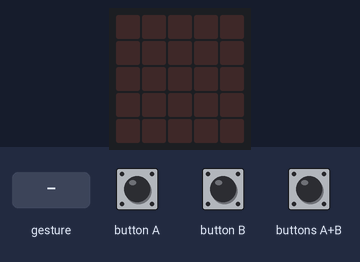
The program below on a simulated BBC micro:bit (MakeCode). On the bench: the board's 5×5 LED display. The inputs (shaded band) are chosen by the test bench. Random numbers come from a fixed seed; a tilt is held for 1.5 s and a shake lasts 1 s, then the board lies face up again.

Above: at 1.2 s.
1.3 s: button A pressed for 0.15 s
At 2.1 s:
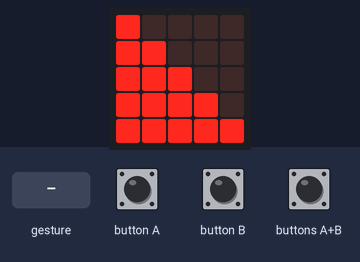
3.8 s: button B pressed for 0.15 s
At 4.5 s:
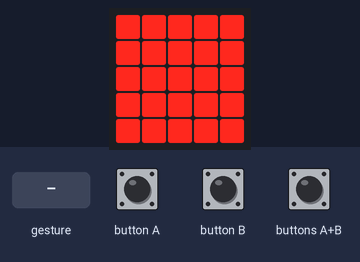
6.3 s: buttons A+B pressed for 0.15 s
At 7.1 s:
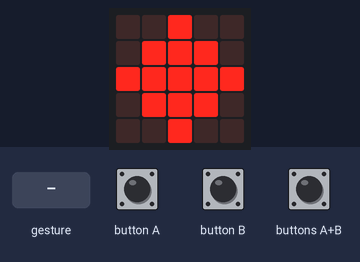
8.8 s: gesture 'shake'
At 10.2 s:
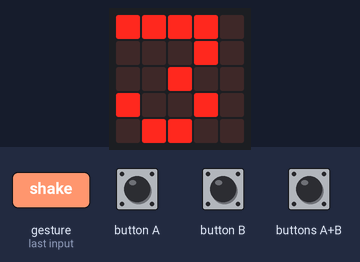
10.5 s: buttons A+B pressed for 1 s
At 12.7 s:
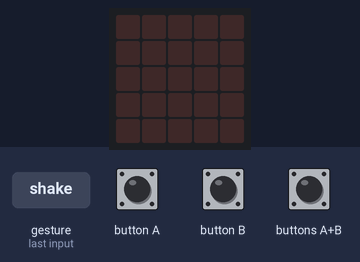
Timing chart, 0 to 14.2 s (numbered marks = the images above; inputs shaded):
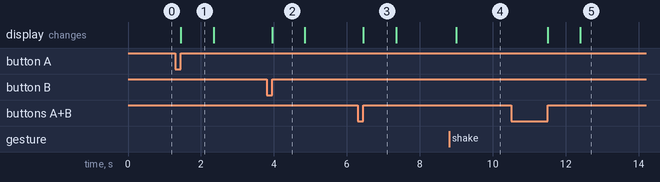

The program:

main.ts
```typescript
input.onButtonPressed(Button.A, function () {
    basic.showLeds(`
        # . . . .
        # # . . .
        # # # . .
        # # # # .
        # # # # #
        `)
    basic.pause(500)
    basic.clearScreen()
})
input.onGesture(Gesture.Shake, function () {
    basic.showNumber(randint(3, 5))
})
input.onButtonPressed(Button.AB, function () {
    basic.showLeds(`
        . . # . .
        . # # # .
        # # # # #
        . # # # .
        . . # . .
        `)
    basic.pause(500)
    basic.clearScreen()
})
input.onButtonPressed(Button.B, function () {
    basic.showLeds(`
        # # # # #
        # # # # #
        # # # # #
        # # # # #
        # # # # #
        `)
    basic.pause(500)
    basic.clearScreen()
})
```

test.ts
```typescript
// testes vão aqui; isto não será compilado quando este pacote for usado como uma extensão.
```

Measured:
- after the input at 1.3 s, the display: changes after 0.15 s (image 1)
- after the input at 3.8 s, the display: changes after 0.15 s (image 2)
- after the input at 6.3 s, the display: changes after 0.15 s (image 3)
- after the input at 8.8 s, the display: changes after 0.20 s (image 4)
- after the input at 10.5 s, the display: first changes after 1.0 s (image 5 shows a later state)
- what the display in image 1 shows lasts 0.9 s, from 1.5 s to 2.4 s
